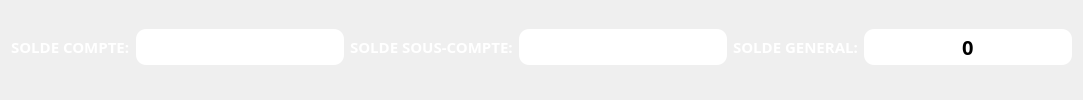
           <widget class="QFrame" name="frame">
            <layout class="QHBoxLayout" name="horizontalLayout_13">
             <property name="topMargin">
              <number>0</number>
             </property>
             <property name="rightMargin">
              <number>11</number>
             </property>
             <property name="bottomMargin">
              <number>6</number>
             </property>
             <item>
              <widget class="QLabel" name="label_4">
               <property name="minimumSize">
                <size>
                 <width>0</width>
                 <height>36</height>
                </size>
               </property>
               <property name="maximumSize">
                <size>
                 <width>16777215</width>
                 <height>36</height>
                </size>
               </property>
               <property name="font">
                <font>
                 <family>Bodoni MT</family>
                 <pointsize>11</pointsize>
                 <weight>75</weight>
                 <italic>false</italic>
                 <bold>true</bold>
                </font>
               </property>
               <property name="styleSheet">
                <string notr="true">color: rgb(255, 255, 255);</string>
               </property>
               <property name="text">
                <string>SOLDE COMPTE:</string>
               </property>
              </widget>
             </item>
             <item>
              <widget class="QLineEdit" name="b_g">
               <property name="enabled">
                <bool>true</bool>
               </property>
               <property name="minimumSize">
                <size>
                 <width>0</width>
                 <height>36</height>
                </size>
               </property>
               <property name="maximumSize">
                <size>
                 <width>16777215</width>
                 <height>36</height>
                </size>
               </property>
               <property name="font">
                <font>
                 <family>Bodoni MT</family>
                 <pointsize>15</pointsize>
                 <weight>75</weight>
                 <bold>true</bold>
                </font>
               </property>
               <property name="acceptDrops">
                <bool>true</bool>
               </property>
               <property name="styleSheet">
                <string notr="true">QLineEdit{
	border-radius:10px;
}</string>
               </property>
               <property name="frame">
                <bool>true</bool>
               </property>
               <property name="alignment">
                <set>Qt::AlignLeading|Qt::AlignLeft|Qt::AlignVCenter</set>
               </property>
               <property name="readOnly">
                <bool>true</bool>
               </property>
              </widget>
             </item>
             <item>
              <widget class="QLabel" name="label">
               <property name="minimumSize">
                <size>
                 <width>0</width>
                 <height>36</height>
                </size>
               </property>
               <property name="maximumSize">
                <size>
                 <width>16777215</width>
                 <height>36</height>
                </size>
               </property>
               <property name="font">
                <font>
                 <family>Bodoni MT</family>
                 <pointsize>11</pointsize>
                 <weight>75</weight>
                 <italic>false</italic>
                 <bold>true</bold>
                </font>
               </property>
               <property name="styleSheet">
                <string notr="true">color: rgb(255, 255, 255);</string>
               </property>
               <property name="text">
                <string>SOLDE SOUS-COMPTE:</string>
               </property>
              </widget>
             </item>
             <item>
              <widget class="QLineEdit" name="b_sc">
               <property name="enabled">
                <bool>true</bool>
               </property>
               <property name="minimumSize">
                <size>
                 <width>0</width>
                 <height>36</height>
                </size>
               </property>
               <property name="maximumSize">
                <size>
                 <width>16777215</width>
                 <height>36</height>
                </size>
               </property>
               <property name="font">
                <font>
                 <family>Bodoni MT</family>
                 <pointsize>15</pointsize>
                 <weight>75</weight>
                 <bold>true</bold>
                </font>
               </property>
               <property name="acceptDrops">
                <bool>true</bool>
               </property>
               <property name="styleSheet">
                <string notr="true">QLineEdit{
	border-radius:10px;
}</string>
               </property>
               <property name="frame">
                <bool>true</bool>
               </property>
               <property name="alignment">
                <set>Qt::AlignLeading|Qt::AlignLeft|Qt::AlignVCenter</set>
               </property>
               <property name="readOnly">
                <bool>true</bool>
               </property>
              </widget>
             </item>
             <item>
              <widget class="QLabel" name="label_2">
               <property name="minimumSize">
                <size>
                 <width>0</width>
                 <height>36</height>
                </size>
               </property>
               <property name="maximumSize">
                <size>
                 <width>16777215</width>
                 <height>36</height>
                </size>
               </property>
               <property name="font">
                <font>
                 <family>Bodoni MT</family>
                 <pointsize>11</pointsize>
                 <weight>75</weight>
                 <italic>false</italic>
                 <bold>true</bold>
                </font>
               </property>
               <property name="styleSheet">
                <string notr="true">color: rgb(255, 255, 255);</string>
               </property>
               <property name="text">
                <string>SOLDE GENERAL:</string>
               </property>
              </widget>
             </item>
             <item>
              <widget class="QLineEdit" name="general_b">
               <property name="enabled">
                <bool>true</bool>
               </property>
               <property name="minimumSize">
                <size>
                 <width>0</width>
                 <height>36</height>
                </size>
               </property>
               <property name="maximumSize">
                <size>
                 <width>16777215</width>
                 <height>36</height>
                </size>
               </property>
               <property name="font">
                <font>
                 <family>Bodoni MT</family>
                 <pointsize>15</pointsize>
                 <weight>75</weight>
                 <bold>true</bold>
                </font>
               </property>
               <property name="acceptDrops">
                <bool>true</bool>
               </property>
               <property name="styleSheet">
                <string notr="true">QLineEdit{
	border-radius:10px;
}</string>
               </property>
               <property name="text">
                <string>0</string>
               </property>
               <property name="frame">
                <bool>true</bool>
               </property>
               <property name="alignment">
                <set>Qt::AlignCenter</set>
               </property>
               <property name="readOnly">
                <bool>true</bool>
               </property>
              </widget>
             </item>
            </layout>
           </widget>
